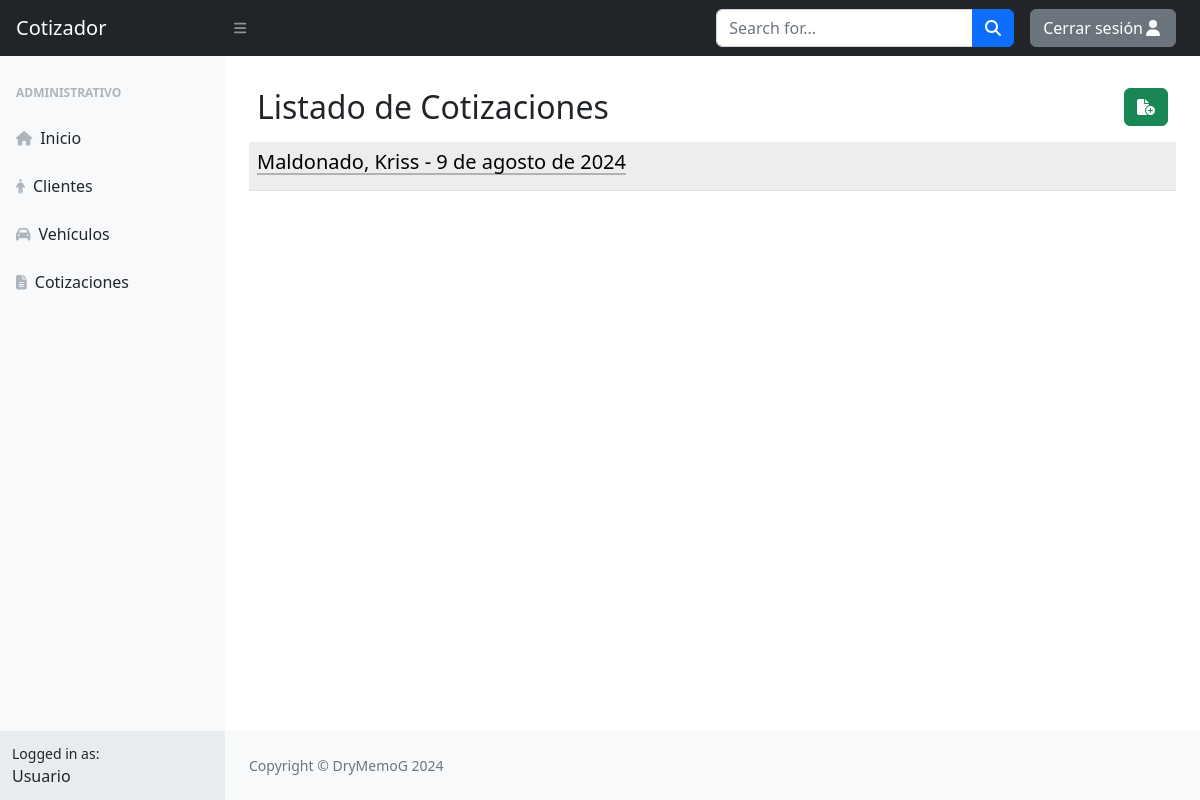
Before: /cotizacion/ (signed in) with the older database file.
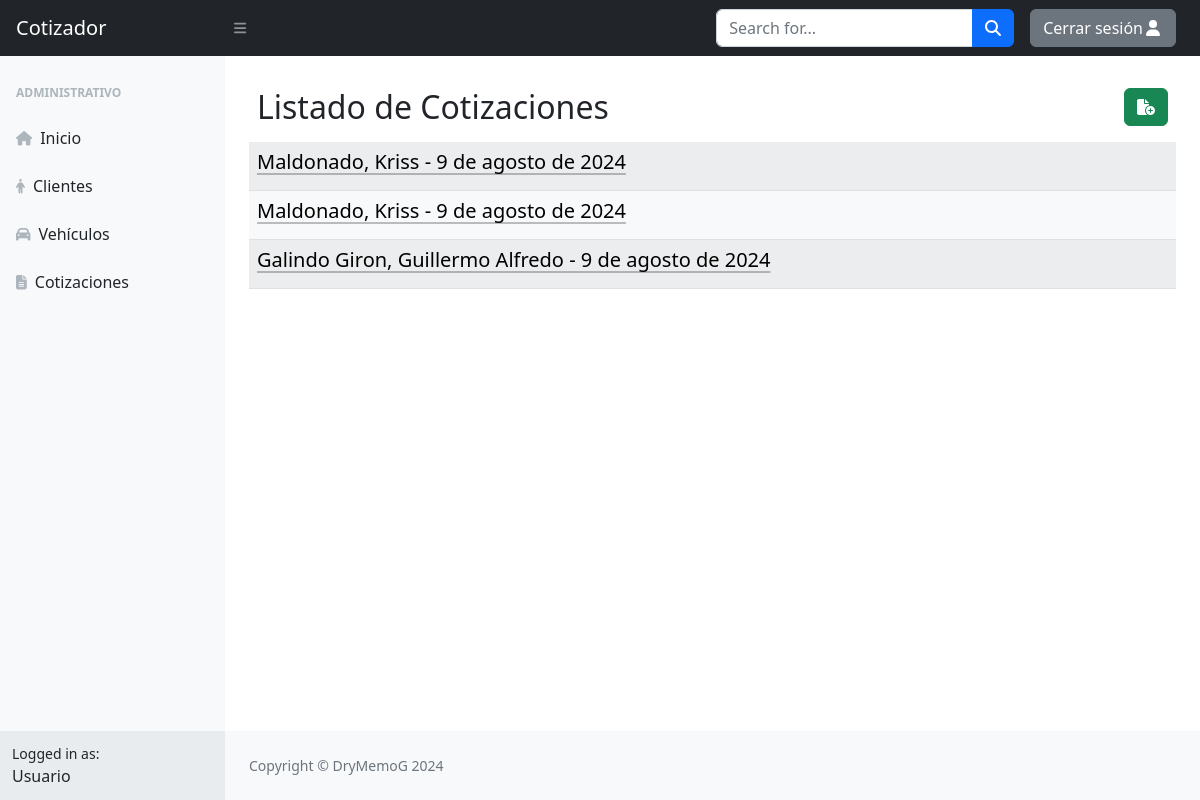
After: the same page with the newer database file.
### cotizador/models.py (models this page shows, shortened)
class Cotizacion(models.Model):
    idCot = models.AutoField(primary_key=True)
    NIT = models.ForeignKey(Cliente, on_delete=models.CASCADE)
    idAuto = models.ForeignKey(Vehiculo, on_delete=models.CASCADE)
    fecha = models.DateField(default=timezone.now())

class Cliente(models.Model):
    NIT= models.CharField(primary_key=True, max_length=21)
    nombres = models.CharField(max_length=255)
    apellidos = models.CharField(max_length=255)
    email = models.CharField(max_length=255, default="example@example.com")
    telefono = models.CharField(max_length=25, default="+502 2222-2222")
    direccion = models.CharField(max_length=255, default="Ciudad")
    def __str__(self):
        return self.apellidos + ", " + self.nombres

### cotizador/views.py (the view)
# urls.py: path('cotizacion/', CotizacionListView.as_view(), name="CotizacionList"),
class CotizacionListView(LoginRequiredMixin, ListView):
    model = Cotizacion
    template_name = "Cotizacion/Cotizaciones.html"

### cotizador/templates/Cotizacion/Cotizaciones.html (shortened to what this page needs)
{% extends 'base_generic.html' %}
{% block content %}
    <div class="container-sm">
        <br>
        <div class="d-flex p-2">
            <div class="d-flex justify-content-start flex-grow-1">
                <h2>Listado de Cotizaciones</h2>
            </div>
            <div class="d-flex justify-content-end">
                <a href="{% url 'CotizacionNew' %}"><button type="button" class="btn btn-success"><i class="fas fa-file-circle-plus"></i></button> </a>
            </div>
        </div>
        <div class="table-responsive-sm">
            <table class="table table-light table-striped table-hover">
                {% for cotizacion in object_list %}
                <tr>
                    <td><a class="link-body-emphasis link-offset-2 link-underline-opacity-25 link-underline-opacity-75-hover" href="#" data-bs-toggle="modal" data-bs-target="#miModal" data-url="{% url 'CotizacionDetail' cotizacion.idCot %}"><h5> {{cotizacion.NIT}} - {{ cotizacion.fecha}}  </h5> </a> </td>
                </tr>
                {% empty %}
                <tr>
                    <td>No hay Cotizaciones disponibles.</td>
                </tr>
                {% endfor %}
            </table>
        </div>
    </div>
{% endblock %}

### cotizador/templates/base_generic.html (shortened to what this page needs)
<!DOCTYPE html>
<html lang="en">
<head>
    <link href="https://cdn.jsdelivr.net/npm/bootstrap@5.3.3/dist/css/bootstrap.min.css" rel="stylesheet">
    {% load static %}
    <link rel="stylesheet" href="{% static 'css/styles.css' %}">
</head>
<body>
    <nav class="sb-topnav navbar navbar-expand navbar-dark bg-dark">
        <a class="navbar-brand ps-3" href="{% url 'MainPage' %}">Cotizador </a>
        <button class="btn btn-link btn-sm order-1 order-lg-0 me-4 me-lg-0" id="sidebarToggle" href="#"><i class="fas fa-bars"></i></button>
        <form class="d-none d-md-inline-block form-inline ms-auto me-0 me-md-3 my-2 my-md-0">
            <div class="input-group">
                <input class="form-control" type="text" placeholder="Search for..." aria-label="Search for..." aria-describedby="btnNavbarSearch" />
                <button class="btn btn-primary" id="btnNavbarSearch" type="button"><i class="fas fa-search"></i></button>
            </div>
        </form>
        <ul class="navbar-nav ms-auto ms-md-0 me-3 me-lg-4">
            <form method="post" action="{% url 'logout' %}">
                <button type="submit" class="btn btn-secondary">Cerrar sesión<i class="fas fa-user fa-fw"></i></button>
            </form>
        </ul>
    </nav>
    <div id="layoutSidenav">
        <div id="layoutSidenav_nav">
            <nav class="sb-sidenav accordion sb-sidenav-light" id="sidenavAccordion">
                <div class="sb-sidenav-menu">
                    <div class="nav">
                        <div class="sb-sidenav-menu-heading">Administrativo</div>
                        <a class="nav-link" href="{% url 'MainPage' %}">
                            <div class="sb-nav-link-icon"><i class="fas fa-house"></i></div>
                            Inicio
                        </a>
                        <a class="nav-link" href="{% url 'ClienteList' %}">
                            <div class="sb-nav-link-icon"><i class="fas fa-person"></i></div>
                            Clientes
                        </a>
                        <a class="nav-link" href="{% url 'VehiculoList' %}">
                            <div class="sb-nav-link-icon"><i class="fas fa-car"></i></div>
                            Vehículos
                        </a>
                        <a class="nav-link" href="{% url 'CotizacionList' %}">
                            <div class="sb-nav-link-icon"><i class="fas fa-file-lines"></i></div>
                            Cotizaciones
                        </a>
                    </div>
                </div>
                <div class="sb-sidenav-footer">
                    <div class="small">Logged in as:</div>
                    Usuario
                </div>
            </nav>
        </div>
        <div id="layoutSidenav_content">
            <div class="container-fluid">
                {% block content %}{% endblock %}
            </div>
            <footer class="py-4 bg-light mt-auto">
                <div class="container-fluid px-4">
                    <div class="d-flex align-items-center justify-content-between small">
                        <div class="text-muted">Copyright &copy; DryMemoG 2024</div>
                    </div>
                </div>
            </footer>
        </div>
    </div>
</body>
</html>

Changed rows visible on the page:
added Cotizacion: NIT "Maldonado, Kriss", fecha "9 de agosto de 2024"
added Cotizacion: NIT "Galindo Giron, Guillermo Alfredo", fecha "9 de agosto de 2024"
